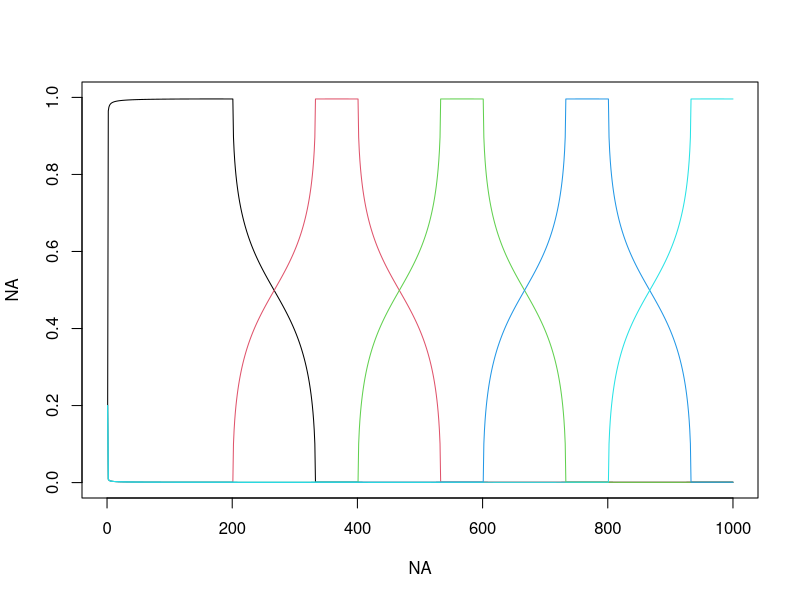

Write R code to recreate this figure. (Note: this script raises an error after producing the figure.)
rm(list=ls(all=TRUE))
set.seed(4)

nloc=1000
nspp=200
ncommun=5
base=floor(nloc/(ncommun-2))

#generate thetas
x=seq(from=-1,to=1,length.out=base)
y=sqrt(1-(x^2))*0.1
min1=0.0001
y[y<min1]=min1
# plot(x,y)
  
init=floor(nloc/ncommun)
seq1=c(seq(from=1,to=nloc,by=init),nloc)
  
theta=matrix(min1,nloc,ncommun)
for (i in 1:ncommun){
  seq2=seq1[i]:(seq1[i]+base-1)
  seq3=seq2[seq2<=nloc]
  theta[seq3,i]=y[1:length(seq3)]
}
theta=theta/matrix(apply(theta,1,sum),nloc,ncommun)
theta.true=theta
  
plot(NA,NA,xlim=c(0,nloc),ylim=c(0,1))
for (i in 1:ncommun) lines(1:nloc,theta[,i],col=i)
  
#export theta
setwd('U:\\GIT_models\\git_LDA_fungi') 
nome=paste('theta ',ncommun,'.csv',sep='')
write.csv(theta,nome,row.names=F)

#generate phi  
phi=matrix(NA,ncommun,nspp)
mu.large=3
mu.small=-3
ind=matrix(rbinom(ncommun*nspp,size=1,prob=0.1),ncommun,nspp)
for (i in 1:ncommun){
  ind1=ind[i,]
  cond=ind1==1
  tmp=rep(NA,nspp)
  tmp[cond ]=rnorm(sum( cond),mean=mu.large,sd=1)
  tmp[!cond]=rnorm(sum(!cond),mean=mu.small,sd=1)
  phi[i,]=tmp
}
image(phi)
phi.true=phi

#how many unique species does each community have?
teste=rep(0,ncommun)
for (i in 1:nspp){
  tmp=ind[,i]
  if (sum(tmp)==1){
    ind1=which(tmp==1)
    teste[ind1]=teste[ind1]+1
  }
}

#calculate probabilities
medias=theta%*%phi; dim(medias)
z.true=z=matrix(rnorm(nloc*nspp,mean=medias,sd=1),nloc,nspp)

#generate actual observations y
range(z)
break1.true=break1=c(-Inf,seq(from=-7,to=5.5,by=0.5),Inf)
y=matrix(NA,nloc,nspp)
for (i in 2:length(break1)){
  cond=z>break1[i-1] & z<break1[i]  
  y[cond]=i-2
}
tmp=table(y); tmp; length(tmp); length(break1)

nome=paste('fake data',ncommun,'.csv',sep='')    
write.csv(y,nome,row.names=F)    
